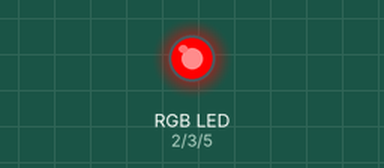
Bench run of a sketch on a simulated Arduino Uno, built with avr-gcc and run on an emulated ATmega328P. On the bench: an RGB LED mixed from three pins (HIGH = lit).

Above: at 0.5 s.
At 2.5 s:
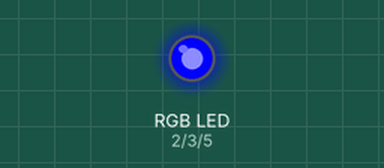
At 3.5 s:
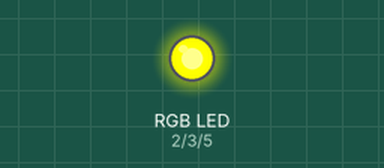
At 4.5 s:
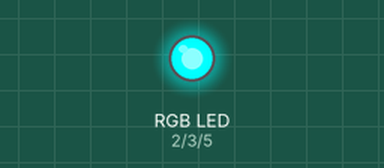
At 6.5 s:
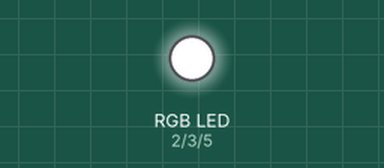
At 8.5 s:
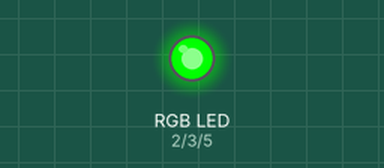
Timing chart, 0 to 9.1 s (numbered marks = the images above):
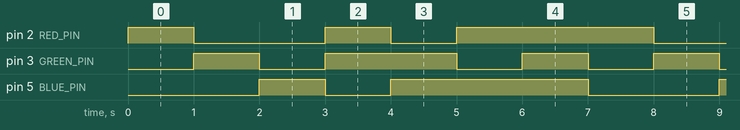

Measured:
- by itself, pin 2 (RED_PIN): repeats every 7.0 s: LOW 2.0 s, HIGH 1.0 s, LOW 1.0 s, HIGH 3.0 s
- by itself, pin 3 (GREEN_PIN): repeats every 7.0 s: LOW 1.0 s, HIGH 2.0 s, 2 × (LOW 1.0 s, HIGH 1.0 s)
- by itself, pin 5 (BLUE_PIN): repeats every 7.0 s: LOW 1.0 s, HIGH 3.0 s, LOW 2.0 s, HIGH 1.0 s

The sketch:

rgblights.ino
```cpp
// Define pins for RGB LED
#define RED_PIN 2
#define GREEN_PIN 3
#define BLUE_PIN 5

void setup() {
    // Set the RGB pins as outputs
    pinMode(RED_PIN, OUTPUT);
    pinMode(GREEN_PIN, OUTPUT);
    pinMode(BLUE_PIN, OUTPUT);
}

void loop() {
    // Cycle through colors
    setColor(255, 0, 0); // Red
    delay(1000);
    setColor(0, 255, 0); // Green
    delay(1000);
    setColor(0, 0, 255); // Blue
    delay(1000);
    setColor(255, 255, 0); // Yellow
    delay(1000);
    setColor(0, 255, 255); // Cyan
    delay(1000);
    setColor(255, 0, 255); // Magenta
    delay(1000);
    setColor(255, 255, 255); // White
    delay(1000);
}

// Function to set color
void setColor(int redValue, int greenValue, int blueValue) {
    analogWrite(RED_PIN, redValue);
    analogWrite(GREEN_PIN, greenValue);
    analogWrite(BLUE_PIN, blueValue);
}
```
